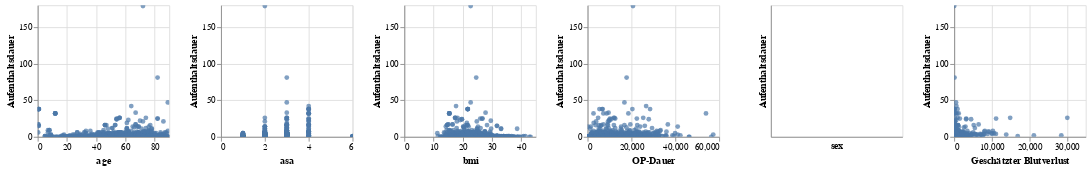

Write notebook code for a chart like this one.
### Markdown cell above
### Descriptive statistics

### Code cell
alt.Chart(df_Variables1).mark_circle().encode(
    alt.X(alt.repeat("column"), type='quantitative'),
    alt.Y(alt.repeat("row"), type='quantitative')
).properties(
    width=150,
    height=150
).repeat(
    row=['Aufenthaltsdauer'],
    column= ['age','asa','bmi','OP-Dauer','sex','Geschätzter Blutverlust']
    
).interactive()

### Figure 1 — Vega-Lite specification as saved in the notebook (floating-point values rounded to 4 significant figures; data arrays with more than 128 entries replaced by an {"elided": "..."} marker saying what was removed)
{"config": {"view": {"continuousWidth": 400, "continuousHeight": 300}}, "repeat": {"column": ["age", "asa", "bmi", "OP-Dauer", "sex", "Geschätzter Blutverlust"], "row": ["Aufenthaltsdauer"]}, "spec": {"data": {"name": "data-9b1031d1b951f5fe8768a65d28fe732c"}, "mark": "circle", "encoding": {"x": {"field": {"repeat": "column"}, "type": "quantitative"}, "y": {"field": {"repeat": "row"}, "type": "quantitative"}}, "height": 150, "selection": {"selector052": {"type": "interval", "bind": "scales", "encodings": ["x", "y"]}}, "width": 150}, "$schema": "https://vega.github.io/schema/vega-lite/v4.17.0.json", "datasets": {"data-9b1031d1b951f5fe8768a65d28fe732c": {"elided": "6388 records"}}}
